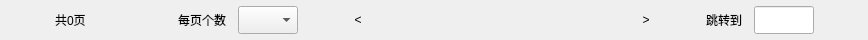
<?xml version="1.0" encoding="UTF-8"?>
<ui version="4.0">
 <class>BookMarkWdg</class>
 <widget class="QWidget" name="BookMarkWdg">
  <property name="geometry">
   <rect>
    <x>0</x>
    <y>0</y>
    <width>868</width>
    <height>40</height>
   </rect>
  </property>
  <property name="windowTitle">
   <string>Form</string>
  </property>
  <property name="styleSheet">
   <string notr="true">QPushButton
{
border: transparent;
}</string>
  </property>
  <layout class="QHBoxLayout" name="horizontalLayout">
   <property name="spacing">
    <number>12</number>
   </property>
   <property name="leftMargin">
    <number>0</number>
   </property>
   <property name="topMargin">
    <number>0</number>
   </property>
   <property name="rightMargin">
    <number>0</number>
   </property>
   <property name="bottomMargin">
    <number>0</number>
   </property>
   <item>
    <spacer name="horizontalSpacer_2">
     <property name="orientation">
      <enum>Qt::Horizontal</enum>
     </property>
     <property name="sizeHint" stdset="0">
      <size>
       <width>40</width>
       <height>20</height>
      </size>
     </property>
    </spacer>
   </item>
   <item>
    <widget class="QLabel" name="label_total">
     <property name="text">
      <string>共0页</string>
     </property>
    </widget>
   </item>
   <item>
    <spacer name="horizontalSpacer_5">
     <property name="orientation">
      <enum>Qt::Horizontal</enum>
     </property>
     <property name="sizeType">
      <enum>QSizePolicy::Maximum</enum>
     </property>
     <property name="sizeHint" stdset="0">
      <size>
       <width>80</width>
       <height>20</height>
      </size>
     </property>
    </spacer>
   </item>
   <item>
    <widget class="QLabel" name="label_perpage">
     <property name="text">
      <string>每页个数</string>
     </property>
    </widget>
   </item>
   <item>
    <widget class="QComboBox" name="comb_perpage">
     <property name="maximumSize">
      <size>
       <width>60</width>
       <height>28</height>
      </size>
     </property>
    </widget>
   </item>
   <item>
    <spacer name="horizontalSpacer_3">
     <property name="orientation">
      <enum>Qt::Horizontal</enum>
     </property>
     <property name="sizeType">
      <enum>QSizePolicy::Minimum</enum>
     </property>
     <property name="sizeHint" stdset="0">
      <size>
       <width>40</width>
       <height>20</height>
      </size>
     </property>
    </spacer>
   </item>
   <item>
    <widget class="QPushButton" name="btn_pre">
     <property name="minimumSize">
      <size>
       <width>16</width>
       <height>0</height>
      </size>
     </property>
     <property name="maximumSize">
      <size>
       <width>20</width>
       <height>28</height>
      </size>
     </property>
     <property name="text">
      <string>&lt;</string>
     </property>
    </widget>
   </item>
   <item>
    <widget class="QPushButton" name="btn_1">
     <property name="minimumSize">
      <size>
       <width>40</width>
       <height>0</height>
      </size>
     </property>
     <property name="maximumSize">
      <size>
       <width>16777215</width>
       <height>16777215</height>
      </size>
     </property>
     <property name="text">
      <string/>
     </property>
    </widget>
   </item>
   <item>
    <widget class="QPushButton" name="btn_2">
     <property name="minimumSize">
      <size>
       <width>40</width>
       <height>0</height>
      </size>
     </property>
     <property name="text">
      <string/>
     </property>
    </widget>
   </item>
   <item>
    <widget class="QPushButton" name="btn_3">
     <property name="minimumSize">
      <size>
       <width>40</width>
       <height>0</height>
      </size>
     </property>
     <property name="text">
      <string/>
     </property>
    </widget>
   </item>
   <item>
    <widget class="QPushButton" name="btn_4">
     <property name="minimumSize">
      <size>
       <width>40</width>
       <height>0</height>
      </size>
     </property>
     <property name="text">
      <string/>
     </property>
    </widget>
   </item>
   <item>
    <widget class="QPushButton" name="btn_5">
     <property name="minimumSize">
      <size>
       <width>40</width>
       <height>0</height>
      </size>
     </property>
     <property name="maximumSize">
      <size>
       <width>100</width>
       <height>28</height>
      </size>
     </property>
     <property name="text">
      <string/>
     </property>
    </widget>
   </item>
   <item>
    <widget class="QPushButton" name="btn_back">
     <property name="minimumSize">
      <size>
       <width>16</width>
       <height>0</height>
      </size>
     </property>
     <property name="maximumSize">
      <size>
       <width>20</width>
       <height>28</height>
      </size>
     </property>
     <property name="text">
      <string>&gt;</string>
     </property>
    </widget>
   </item>
   <item>
    <spacer name="horizontalSpacer_4">
     <property name="orientation">
      <enum>Qt::Horizontal</enum>
     </property>
     <property name="sizeType">
      <enum>QSizePolicy::Minimum</enum>
     </property>
     <property name="sizeHint" stdset="0">
      <size>
       <width>40</width>
       <height>20</height>
      </size>
     </property>
    </spacer>
   </item>
   <item>
    <widget class="QLabel" name="label_jump">
     <property name="text">
      <string>跳转到</string>
     </property>
    </widget>
   </item>
   <item>
    <widget class="QLineEdit" name="Edit_jump">
     <property name="maximumSize">
      <size>
       <width>60</width>
       <height>28</height>
      </size>
     </property>
     <property name="styleSheet">
      <string notr="true">QLineEdit
{
	border-color: rgba(200, 188, 196,220);
}</string>
     </property>
    </widget>
   </item>
   <item>
    <spacer name="horizontalSpacer">
     <property name="orientation">
      <enum>Qt::Horizontal</enum>
     </property>
     <property name="sizeHint" stdset="0">
      <size>
       <width>40</width>
       <height>20</height>
      </size>
     </property>
    </spacer>
   </item>
  </layout>
 </widget>
 <resources/>
 <connections/>
</ui>
